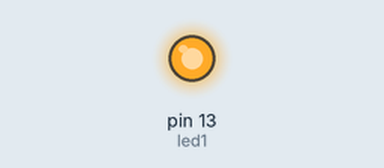
Recording of a sketch running on a simulated Arduino Uno, built with avr-gcc and run on an emulated ATmega328P. On the bench: output pins drawn as LEDs (lit = HIGH).

Above: at 0.1 s.
At 9.6 s:
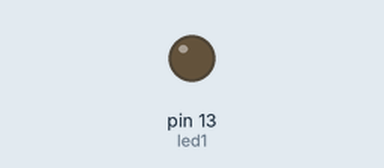
Timing chart, 0 to 11.1 s (numbered marks = the images above):
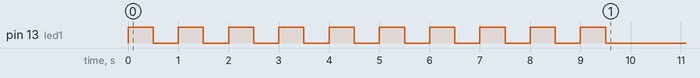

The sketch:

led_blink_10_times.ino
```cpp
/*
Objectif: faire clignoter 10 fois la LED montée sur le port 13
*/

//***** EN-TETE DECLARATIVE *****
// On déclare les variables, les constantes...

byte compteur;      //On définit la variable "compteur"
const int led1= 13;     //On renomme la broche 10 en "led1"


//***** FONCTION SETUP = Code d'initialisation *****
// La fonction setup() est exécutée en premier et une seule fois, au démarrage du programme

void setup()

{
  pinMode(led1, OUTPUT);    // Initialise la broche 13 comme sortie

  Serial.begin(9600);     // Ouvre le port série à 9600 bauds

// Exécute le programme entre accolades en partant de zéro et en incrémentant à chaque fois la valeur de +1: 0+1/2+1/3+1... jusqu’à ce que la variable “compteur“ soit égale à 9 (plus petit que 10).

for(compteur=0 ; compteur<10 ; compteur++)

  {        // début du programme exécuté 10 fois
    digitalWrite(led1, HIGH); // allume la LED
    delay(500);               // attend 500ms
    digitalWrite(led1, LOW);  // éteint la LED
    delay(500);               // attend 500ms
  }
}       // fin du programme exécuté 10 fois

void loop() {
}       // vide, car programme déjà exécuté dans setup
```
